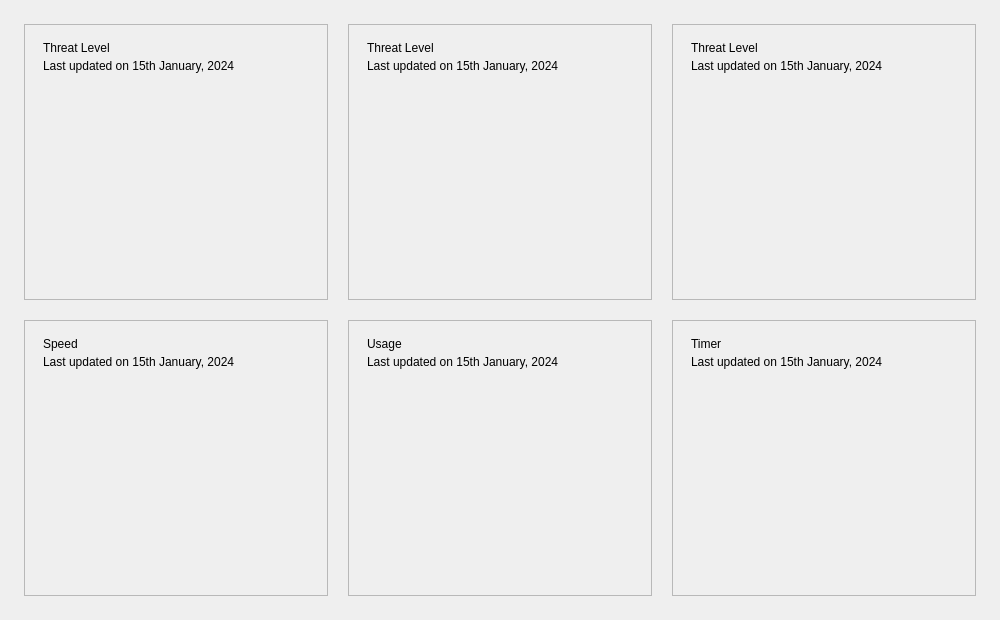
<?xml version="1.0" encoding="UTF-8"?>
<ui version="4.0">
 <class>MainWindow</class>
 <widget class="QMainWindow" name="MainWindow">
  <property name="geometry">
   <rect>
    <x>0</x>
    <y>0</y>
    <width>1000</width>
    <height>620</height>
   </rect>
  </property>
  <property name="windowTitle">
   <string>QCustomRadialGauge — Demo</string>
  </property>
  <widget class="QWidget" name="centralwidget">
   <layout class="QGridLayout" name="mainGrid">
    <property name="leftMargin">
     <number>24</number>
    </property>
    <property name="topMargin">
     <number>24</number>
    </property>
    <property name="rightMargin">
     <number>24</number>
    </property>
    <property name="bottomMargin">
     <number>24</number>
    </property>
    <property name="horizontalSpacing">
     <number>20</number>
    </property>
    <property name="verticalSpacing">
     <number>20</number>
    </property>
    <item row="0" column="0">
     <widget class="QFrame" name="threatCard1">
      <property name="frameShape">
       <enum>QFrame::StyledPanel</enum>
      </property>
      <layout class="QVBoxLayout" name="threatCard1Layout" stretch="0,0,1">
       <property name="leftMargin">
        <number>18</number>
       </property>
       <property name="topMargin">
        <number>16</number>
       </property>
       <property name="rightMargin">
        <number>18</number>
       </property>
       <property name="bottomMargin">
        <number>16</number>
       </property>
       <property name="spacing">
        <number>4</number>
       </property>
       <item>
        <widget class="QLabel" name="threatCard1Title">
         <property name="text">
          <string>Threat Level</string>
         </property>
        </widget>
       </item>
       <item>
        <widget class="QLabel" name="threatCard1Sub">
         <property name="text">
          <string>Last updated on 15th January, 2024</string>
         </property>
        </widget>
       </item>
       <item>
        <widget class="QCustomRadialGauge" name="threatGauge1" native="true">
         <property name="sizePolicy">
          <sizepolicy hsizetype="Expanding" vsizetype="Expanding">
           <horstretch>0</horstretch>
           <verstretch>1</verstretch>
          </sizepolicy>
         </property>
         <property name="value" stdset="0">
          <double>0.0</double>
         </property>
         <property name="centerSuffix" stdset="0">
          <string>%</string>
         </property>
         <property name="statusText" stdset="0">
          <string>Very Low</string>
         </property>
         <property name="animated" stdset="0">
          <bool>true</bool>
         </property>
         <property name="animationDuration" stdset="0">
          <number>900</number>
         </property>
         <property name="glow" stdset="0">
          <bool>true</bool>
         </property>
        </widget>
       </item>
      </layout>
     </widget>
    </item>
    <item row="0" column="1">
     <widget class="QFrame" name="threatCard2">
      <property name="frameShape">
       <enum>QFrame::StyledPanel</enum>
      </property>
      <layout class="QVBoxLayout" name="threatCard2Layout" stretch="0,0,1">
       <property name="leftMargin">
        <number>18</number>
       </property>
       <property name="topMargin">
        <number>16</number>
       </property>
       <property name="rightMargin">
        <number>18</number>
       </property>
       <property name="bottomMargin">
        <number>16</number>
       </property>
       <property name="spacing">
        <number>4</number>
       </property>
       <item>
        <widget class="QLabel" name="threatCard2Title">
         <property name="text">
          <string>Threat Level</string>
         </property>
        </widget>
       </item>
       <item>
        <widget class="QLabel" name="threatCard2Sub">
         <property name="text">
          <string>Last updated on 15th January, 2024</string>
         </property>
        </widget>
       </item>
       <item>
        <widget class="QCustomRadialGauge" name="threatGauge2" native="true">
         <property name="sizePolicy">
          <sizepolicy hsizetype="Expanding" vsizetype="Expanding">
           <horstretch>0</horstretch>
           <verstretch>1</verstretch>
          </sizepolicy>
         </property>
         <property name="value" stdset="0">
          <double>0.0</double>
         </property>
         <property name="centerSuffix" stdset="0">
          <string>%</string>
         </property>
         <property name="statusText" stdset="0">
          <string>Medium</string>
         </property>
         <property name="animated" stdset="0">
          <bool>true</bool>
         </property>
         <property name="animationDuration" stdset="0">
          <number>900</number>
         </property>
         <property name="glow" stdset="0">
          <bool>true</bool>
         </property>
        </widget>
       </item>
      </layout>
     </widget>
    </item>
    <item row="0" column="2">
     <widget class="QFrame" name="threatCard3">
      <property name="frameShape">
       <enum>QFrame::StyledPanel</enum>
      </property>
      <layout class="QVBoxLayout" name="threatCard3Layout" stretch="0,0,1">
       <property name="leftMargin">
        <number>18</number>
       </property>
       <property name="topMargin">
        <number>16</number>
       </property>
       <property name="rightMargin">
        <number>18</number>
       </property>
       <property name="bottomMargin">
        <number>16</number>
       </property>
       <property name="spacing">
        <number>4</number>
       </property>
       <item>
        <widget class="QLabel" name="threatCard3Title">
         <property name="text">
          <string>Threat Level</string>
         </property>
        </widget>
       </item>
       <item>
        <widget class="QLabel" name="threatCard3Sub">
         <property name="text">
          <string>Last updated on 15th January, 2024</string>
         </property>
        </widget>
       </item>
       <item>
        <widget class="QCustomRadialGauge" name="threatGauge3" native="true">
         <property name="sizePolicy">
          <sizepolicy hsizetype="Expanding" vsizetype="Expanding">
           <horstretch>0</horstretch>
           <verstretch>1</verstretch>
          </sizepolicy>
         </property>
         <property name="value" stdset="0">
          <double>0.0</double>
         </property>
         <property name="centerSuffix" stdset="0">
          <string>%</string>
         </property>
         <property name="statusText" stdset="0">
          <string>High</string>
         </property>
         <property name="animated" stdset="0">
          <bool>true</bool>
         </property>
         <property name="animationDuration" stdset="0">
          <number>900</number>
         </property>
         <property name="glow" stdset="0">
          <bool>true</bool>
         </property>
        </widget>
       </item>
      </layout>
     </widget>
    </item>
    <item row="1" column="0">
     <widget class="QFrame" name="speedCard">
      <property name="frameShape">
       <enum>QFrame::StyledPanel</enum>
      </property>
      <layout class="QVBoxLayout" name="speedCardLayout" stretch="0,0,1">
       <property name="leftMargin">
        <number>18</number>
       </property>
       <property name="topMargin">
        <number>16</number>
       </property>
       <property name="rightMargin">
        <number>18</number>
       </property>
       <property name="bottomMargin">
        <number>16</number>
       </property>
       <property name="spacing">
        <number>4</number>
       </property>
       <item>
        <widget class="QLabel" name="speedCardTitle">
         <property name="text">
          <string>Speed</string>
         </property>
        </widget>
       </item>
       <item>
        <widget class="QLabel" name="speedCardSub">
         <property name="text">
          <string>Last updated on 15th January, 2024</string>
         </property>
        </widget>
       </item>
       <item>
        <widget class="QCustomRadialGauge" name="speedGauge" native="true">
         <property name="sizePolicy">
          <sizepolicy hsizetype="Expanding" vsizetype="Expanding">
           <horstretch>0</horstretch>
           <verstretch>1</verstretch>
          </sizepolicy>
         </property>
         <property name="value" stdset="0">
          <double>0.0</double>
         </property>
         <property name="minimum" stdset="0">
          <double>0.0</double>
         </property>
         <property name="maximum" stdset="0">
          <double>150.0</double>
         </property>
         <property name="startAngle" stdset="0">
          <double>210.0</double>
         </property>
         <property name="spanAngle" stdset="0">
          <double>-240.0</double>
         </property>
         <property name="arcWidth" stdset="0">
          <number>18</number>
         </property>
         <property name="centerSuffix" stdset="0">
          <string>mph</string>
         </property>
         <property name="scaleLabelEvery" stdset="0">
          <double>30.0</double>
         </property>
         <property name="glow" stdset="0">
          <bool>true</bool>
         </property>
         <property name="animated" stdset="0">
          <bool>true</bool>
         </property>
         <property name="animationDuration" stdset="0">
          <number>1100</number>
         </property>
        </widget>
       </item>
      </layout>
     </widget>
    </item>
    <item row="1" column="1">
     <widget class="QFrame" name="usageCard">
      <property name="frameShape">
       <enum>QFrame::StyledPanel</enum>
      </property>
      <layout class="QVBoxLayout" name="usageCardLayout" stretch="0,0,1">
       <property name="leftMargin">
        <number>18</number>
       </property>
       <property name="topMargin">
        <number>16</number>
       </property>
       <property name="rightMargin">
        <number>18</number>
       </property>
       <property name="bottomMargin">
        <number>16</number>
       </property>
       <property name="spacing">
        <number>4</number>
       </property>
       <item>
        <widget class="QLabel" name="usageCardTitle">
         <property name="text">
          <string>Usage</string>
         </property>
        </widget>
       </item>
       <item>
        <widget class="QLabel" name="usageCardSub">
         <property name="text">
          <string>Last updated on 15th January, 2024</string>
         </property>
        </widget>
       </item>
       <item>
        <widget class="QCustomRadialGauge" name="usageGauge" native="true">
         <property name="sizePolicy">
          <sizepolicy hsizetype="Expanding" vsizetype="Expanding">
           <horstretch>0</horstretch>
           <verstretch>1</verstretch>
          </sizepolicy>
         </property>
         <property name="value" stdset="0">
          <double>0.0</double>
         </property>
         <property name="minimum" stdset="0">
          <double>0.0</double>
         </property>
         <property name="maximum" stdset="0">
          <double>100.0</double>
         </property>
         <property name="startAngle" stdset="0">
          <double>90.0</double>
         </property>
         <property name="spanAngle" stdset="0">
          <double>-360.0</double>
         </property>
         <property name="centerSuffix" stdset="0">
          <string>%</string>
         </property>
         <property name="showNeedle" stdset="0">
          <bool>false</bool>
         </property>
         <property name="scaleLabelEvery" stdset="0">
          <double>25.0</double>
         </property>
         <property name="glow" stdset="0">
          <bool>true</bool>
         </property>
         <property name="animated" stdset="0">
          <bool>true</bool>
         </property>
         <property name="animationDuration" stdset="0">
          <number>1100</number>
         </property>
        </widget>
       </item>
      </layout>
     </widget>
    </item>
    <item row="1" column="2">
     <widget class="QFrame" name="timerCard">
      <property name="frameShape">
       <enum>QFrame::StyledPanel</enum>
      </property>
      <layout class="QVBoxLayout" name="timerCardLayout" stretch="0,0,1">
       <property name="leftMargin">
        <number>18</number>
       </property>
       <property name="topMargin">
        <number>16</number>
       </property>
       <property name="rightMargin">
        <number>18</number>
       </property>
       <property name="bottomMargin">
        <number>16</number>
       </property>
       <property name="spacing">
        <number>4</number>
       </property>
       <item>
        <widget class="QLabel" name="timerCardTitle">
         <property name="text">
          <string>Timer</string>
         </property>
        </widget>
       </item>
       <item>
        <widget class="QLabel" name="timerCardSub">
         <property name="text">
          <string>Last updated on 15th January, 2024</string>
         </property>
        </widget>
       </item>
       <item>
        <widget class="QCustomRadialGauge" name="timerGauge" native="true">
         <property name="sizePolicy">
          <sizepolicy hsizetype="Expanding" vsizetype="Expanding">
           <horstretch>0</horstretch>
           <verstretch>1</verstretch>
          </sizepolicy>
         </property>
         <property name="value" stdset="0">
          <double>17.0</double>
         </property>
         <property name="minimum" stdset="0">
          <double>0.0</double>
         </property>
         <property name="maximum" stdset="0">
          <double>20.0</double>
         </property>
         <property name="gaugeStyle" stdset="0">
          <string>tick</string>
         </property>
         <property name="startAngle" stdset="0">
          <double>90.0</double>
         </property>
         <property name="spanAngle" stdset="0">
          <double>-360.0</double>
         </property>
         <property name="tickCount" stdset="0">
          <number>60</number>
         </property>
         <property name="centerText" stdset="0">
          <string>17</string>
         </property>
         <property name="centerSuffix" stdset="0">
          <string>Sec</string>
         </property>
         <property name="showGuide" stdset="0">
          <bool>true</bool>
         </property>
         <property name="scaleLabelEvery" stdset="0">
          <double>5.0</double>
         </property>
         <property name="activeTickExtend" stdset="0">
          <string>outward</string>
         </property>
         <property name="glow" stdset="0">
          <bool>true</bool>
         </property>
        </widget>
       </item>
      </layout>
     </widget>
    </item>
   </layout>
  </widget>
 </widget>
 <customwidgets>
  <customwidget>
   <class>QCustomRadialGauge</class>
   <extends>QWidget</extends>
   <header>Custom_Widgets.QCustomRadialGauge</header>
   <container>0</container>
  </customwidget>
 </customwidgets>
 <resources/>
 <connections/>
</ui>
